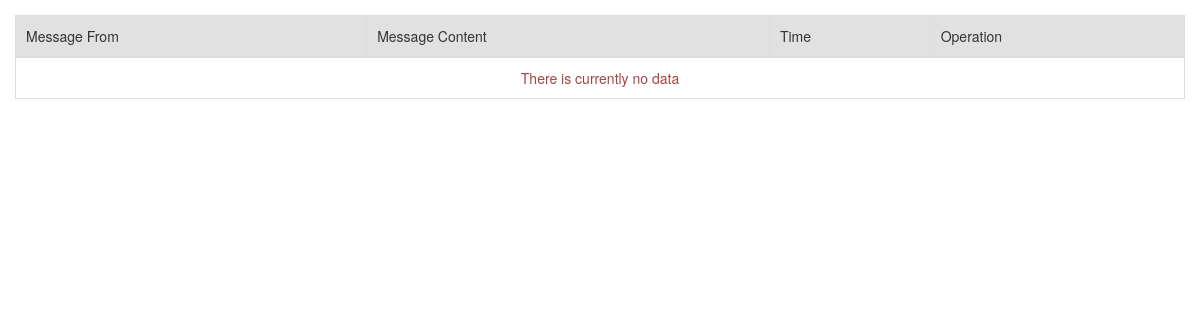
The page /admin/list_message.php on the database as committed earlier.
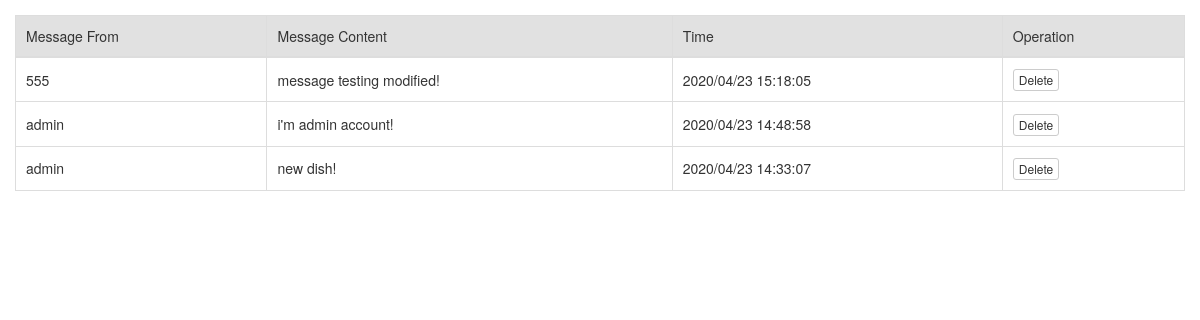
The same page on the database as committed later.
### tables this page shows
CREATE TABLE IF NOT EXISTS `messages` (
  `id` int(11) NOT NULL AUTO_INCREMENT,
  `uid` int(11) NOT NULL,
  `name` varchar(255) NOT NULL,
  `tel` varchar(255) NOT NULL,
  `content` text NOT NULL,
  `updated` int(11) NOT NULL,
  `created` int(11) NOT NULL,
  `status` tinyint(4) NOT NULL DEFAULT '1',
  PRIMARY KEY (`id`)
);

### include/SqlHelper.class.php (called while the page is built, shortened)
<?php
    class SqlHelper{
      	public $conn;
      	public function __construct($dbhost,$dbname,$dbpassword,$dbuser){
            $this->host=$dbhost;
            $this->dbname=$dbname;
            $this->username=$dbuser;
            $this->password=$dbpassword;
      		$this->conn=mysql_connect($this->host,$this->username,$this->password);
      	}
      	public function execute_dql($sql){
      		$arr=array();
      		$res=mysql_query($sql,$this->conn) or die(mysql_error());
      		while($row=mysql_fetch_assoc($res)){
      			$arr[]=$row;
      		}
      		return $arr;
      	}
   }

### include/config.inc.php (called while the page is built, shortened)
<?php
require_once('SqlHelper.class.php');
$db = new SqlHelper('localhost','db','root','root');
include('fun.inc.php');

### include/fun.inc.php (called while the page is built, shortened)
<?php
function todate($time){
    return date('Y/m/d H:i:s',$time);
}

### admin/list_message.php (the view, shortened to what this page needs)
<?php
include('header.php');
require_once('../include/config.inc.php');
$sql = 'SELECT * FROM messages ORDER BY created DESC';
$data = $db->execute_dql($sql);
if(!empty($data))
{
    foreach ($data as $i=>$item) {
        $username = $db->execute_dql('SELECT * FROM members WHERE id='.$item['uid']);
        $username = $username[0];
        $data[$i]['username'] = $username['username'];
        $data[$i]['tel'] = $username['tel'];
    }
}
?>
<div class="panel-body">
    <table class="table table-bordered table-hover">
        <thead>
            <tr>
                <td>Message From</td>
                <td>Message Content</td>
                <td>Time</td>
                <td>Operation</td>
            </tr>
        </thead>
        <tbody>
        <?php if(!empty($data)){foreach($data as $item){?>
            <tr>
                <td><?php echo $item['username'];?></td>
                <td><?php echo $item['content'];?></td>
                <td><?php echo todate($item['created']);?></td>
                <td>
                    <a class="btn btn-default btn-xs mybb" href="list_message.php?id=<?php echo $item['id'];?>">Delete</a>
                </td>
            </tr>
            <?php }}else{?>
            <tr>
                <td colspan='6' align="center"><span class="text-danger">There is currently no data</span></td>
            </tr>
        <?php }?>
        </tbody>
    </table>
</div>
<?php include('footer.php');?>

### admin/header.php (shortened to what this page needs)
<?php
require_once('../include/config.inc.php');
?>
<!DOCTYPE html>
<html lang="en">
<head>
    <link href="common/css/bootstrap.min.css" rel="stylesheet">
    <link rel="stylesheet" href="css/common.css" />
</head>
<body>

### admin/footer.php (shortened to what this page needs)
</body>
</html>

### admin/css/common.css (style rules this page uses)
html { width: 100%; height: 100%; }
body { width: 100%; height: 100%; background-color: transparent; }
.panel-body { background-color: #fff; }
.table>thead>tr>td { background-color: #e1e1e1; }
.table>tbody>tr>td, .table>tbody>tr>th, .table>tfoot>tr>td, .table>tfoot>tr>th, .table>thead>tr>td, .table>thead>tr>th { vertical-align: middle; padding: 10px; }

Rows that differ between the two databases and show on the page:
added messages: username "555", content "message testing modified!", created "2020/04/23 15:18:05"
added messages: username "admin", content "i'm admin account!", created "2020/04/23 14:48:58"
added messages: username "admin", content "new dish!", created "2020/04/23 14:33:07"
Other text that changed with them:
text no longer shown: "There is currently no data"
